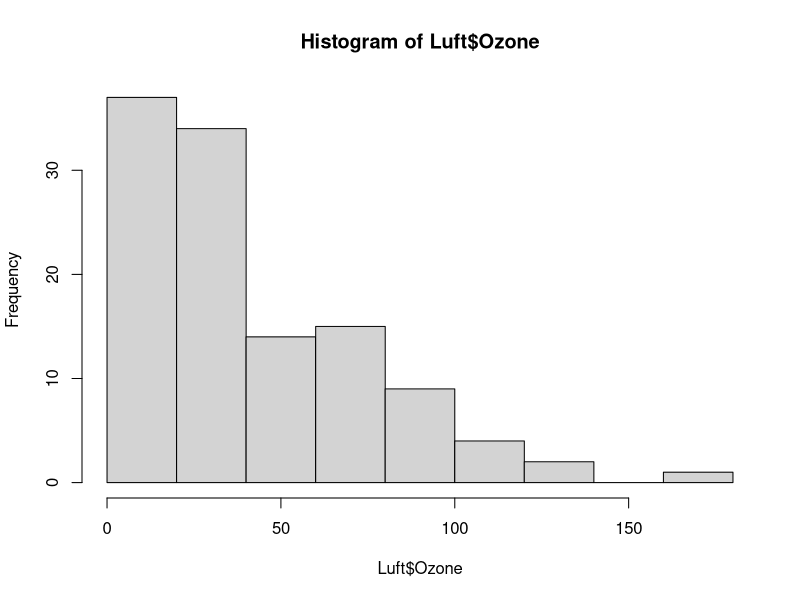
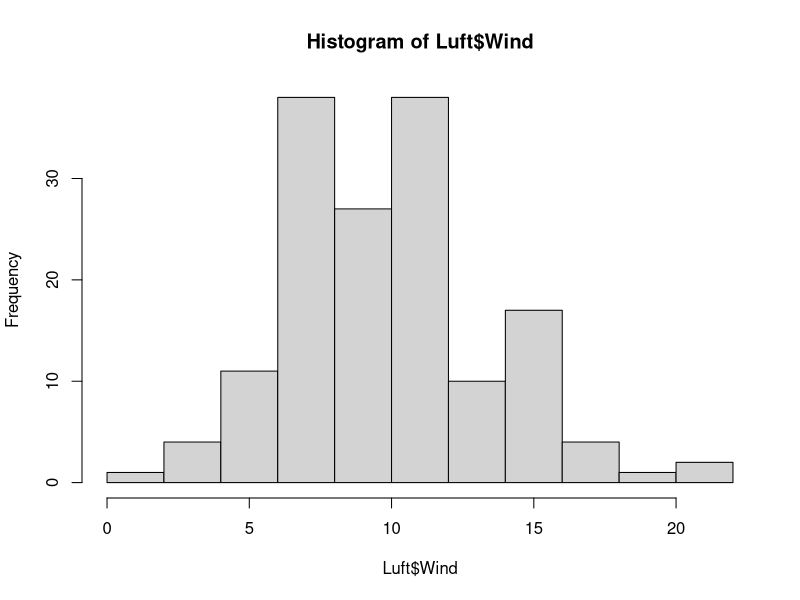
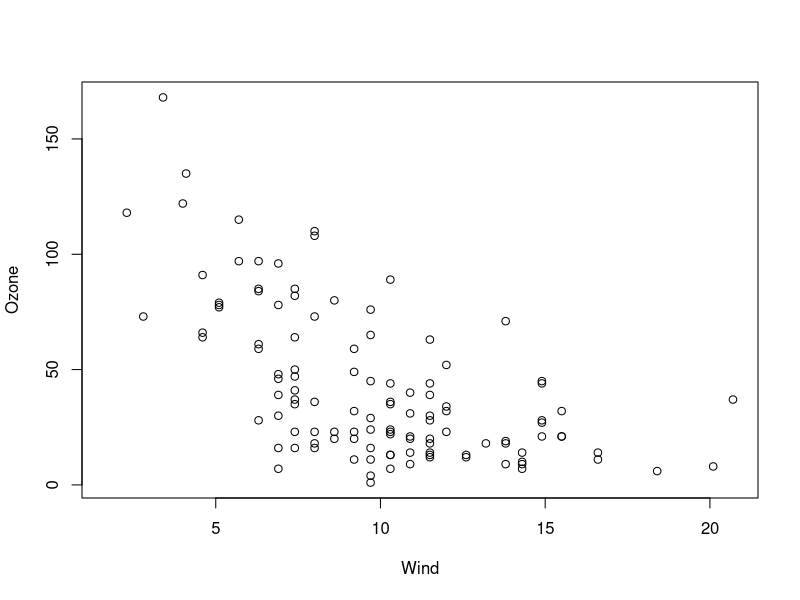

These figures' R source, in order:
Luft <-data.frame(airquality)

hist(Luft$Ozone)
hist(Luft$Wind)
plot(Ozone ~ Wind, data = Luft)

regression_Luft  <-  lm(Ozone ~ Wind, data = Luft)
 
summary(regression_Luft)

